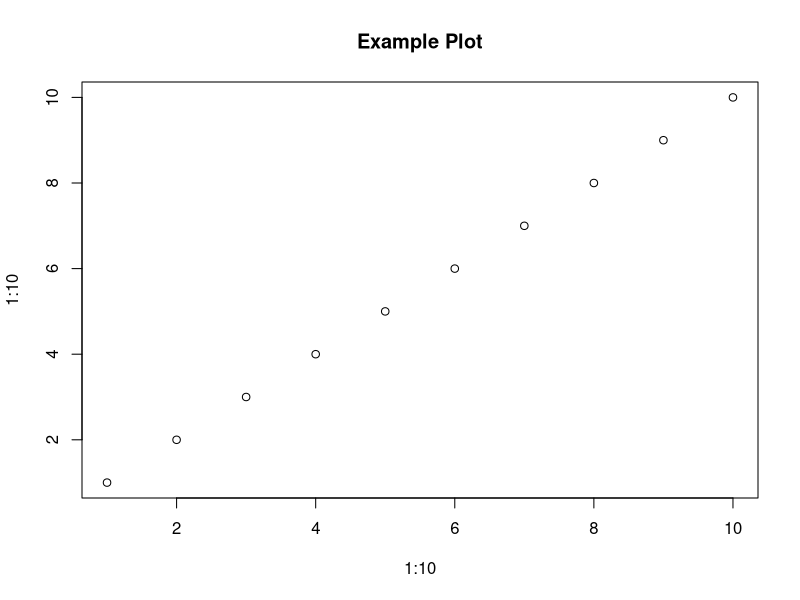

This figure's R source:
## ---- chunk 1
knitr::opts_chunk$set(
  echo = FALSE,
  warning = FALSE,
  message = FALSE,
  fig.width = 8,
  fig.height = 6,
  dpi = 300
)
## ---- chunk 2
# Example plot generation code
plot(1:10, 1:10, main = "Example Plot")
## ---- chunk 3
# Example table generation code
data <- data.frame(
  Variable = c("A", "B", "C"),
  Value = c(1, 2, 3)
)
knitr::kable(data, caption = "Example Table")
